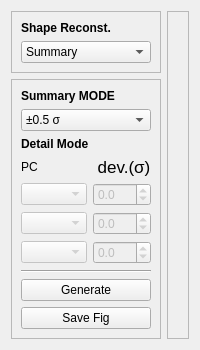
      <widget class="QWidget" name="tab_3">
       <attribute name="title">
        <string>Shape</string>
       </attribute>
       <layout class="QGridLayout" name="gridLayout_10">
        <item row="0" column="0">
         <widget class="QFrame" name="frame_9">
          <property name="maximumSize">
           <size>
            <width>150</width>
            <height>70</height>
           </size>
          </property>
          <property name="frameShape">
           <enum>QFrame::StyledPanel</enum>
          </property>
          <property name="frameShadow">
           <enum>QFrame::Raised</enum>
          </property>
          <layout class="QGridLayout" name="gridLayout_15">
           <item row="0" column="0">
            <widget class="QLabel" name="label_36">
             <property name="font">
              <font>
               <weight>75</weight>
               <bold>true</bold>
              </font>
             </property>
             <property name="text">
              <string>Shape Reconst.</string>
             </property>
            </widget>
           </item>
           <item row="1" column="0">
            <widget class="QComboBox" name="cmb_recType">
             <item>
              <property name="text">
               <string>Summary</string>
              </property>
             </item>
             <item>
              <property name="text">
               <string>Detail</string>
              </property>
             </item>
            </widget>
           </item>
          </layout>
         </widget>
        </item>
        <item row="0" column="1" rowspan="2">
         <widget class="QFrame" name="fg_1_1">
          <property name="frameShape">
           <enum>QFrame::StyledPanel</enum>
          </property>
          <property name="frameShadow">
           <enum>QFrame::Raised</enum>
          </property>
         </widget>
        </item>
        <item row="1" column="0">
         <widget class="QFrame" name="frame_2">
          <property name="maximumSize">
           <size>
            <width>150</width>
            <height>16777215</height>
           </size>
          </property>
          <property name="frameShape">
           <enum>QFrame::StyledPanel</enum>
          </property>
          <property name="frameShadow">
           <enum>QFrame::Raised</enum>
          </property>
          <layout class="QGridLayout" name="gridLayout_8">
           <item row="10" column="0" colspan="2">
            <widget class="QPushButton" name="button_saveReconst">
             <property name="text">
              <string>Save Fig</string>
             </property>
            </widget>
           </item>
           <item row="6" column="0">
            <widget class="QComboBox" name="cmb_IIIP">
             <property name="enabled">
              <bool>false</bool>
             </property>
            </widget>
           </item>
           <item row="6" column="1">
            <widget class="QDoubleSpinBox" name="dsb_IIId">
             <property name="enabled">
              <bool>false</bool>
             </property>
             <property name="decimals">
              <number>1</number>
             </property>
             <property name="minimum">
              <double>-5.000000000000000</double>
             </property>
             <property name="maximum">
              <double>5.000000000000000</double>
             </property>
             <property name="singleStep">
              <double>0.100000000000000</double>
             </property>
            </widget>
           </item>
           <item row="1" column="0" colspan="2">
            <widget class="QComboBox" name="cmb_sumDev">
             <item>
              <property name="text">
               <string>±0.5 σ</string>
              </property>
             </item>
             <item>
              <property name="text">
               <string>±1.0 σ</string>
              </property>
             </item>
             <item>
              <property name="text">
               <string>±1.5 σ</string>
              </property>
             </item>
             <item>
              <property name="text">
               <string>±2.0 σ</string>
              </property>
             </item>
             <item>
              <property name="text">
               <string>±2.5 σ</string>
              </property>
             </item>
             <item>
              <property name="text">
               <string>±3.0 σ</string>
              </property>
             </item>
            </widget>
           </item>
           <item row="9" column="0" colspan="2">
            <widget class="QPushButton" name="button_generate">
             <property name="text">
              <string>Generate</string>
             </property>
            </widget>
           </item>
           <item row="3" column="1">
            <widget class="QLabel" name="label_26">
             <property name="font">
              <font>
               <pointsize>13</pointsize>
               <weight>50</weight>
               <bold>false</bold>
              </font>
             </property>
             <property name="text">
              <string> dev.(σ)</string>
             </property>
            </widget>
           </item>
           <item row="4" column="1">
            <widget class="QDoubleSpinBox" name="dsb_Id">
             <property name="enabled">
              <bool>false</bool>
             </property>
             <property name="decimals">
              <number>1</number>
             </property>
             <property name="minimum">
              <double>-5.000000000000000</double>
             </property>
             <property name="maximum">
              <double>5.000000000000000</double>
             </property>
             <property name="singleStep">
              <double>0.100000000000000</double>
             </property>
            </widget>
           </item>
           <item row="2" column="0" colspan="2">
            <widget class="QLabel" name="label_27">
             <property name="font">
              <font>
               <weight>75</weight>
               <bold>true</bold>
              </font>
             </property>
             <property name="text">
              <string>Detail Mode</string>
             </property>
            </widget>
           </item>
           <item row="3" column="0">
            <widget class="QLabel" name="label_25">
             <property name="text">
              <string>PC</string>
             </property>
            </widget>
           </item>
           <item row="0" column="0" colspan="2">
            <widget class="QLabel" name="label_23">
             <property name="font">
              <font>
               <weight>75</weight>
               <bold>true</bold>
              </font>
             </property>
             <property name="text">
              <string>Summary MODE</string>
             </property>
            </widget>
           </item>
           <item row="5" column="1">
            <widget class="QDoubleSpinBox" name="dsb_IId">
             <property name="enabled">
              <bool>false</bool>
             </property>
             <property name="decimals">
              <number>1</number>
             </property>
             <property name="minimum">
              <double>-5.000000000000000</double>
             </property>
             <property name="maximum">
              <double>5.000000000000000</double>
             </property>
             <property name="singleStep">
              <double>0.100000000000000</double>
             </property>
            </widget>
           </item>
           <item row="4" column="0">
            <widget class="QComboBox" name="cmb_IP">
             <property name="enabled">
              <bool>false</bool>
             </property>
            </widget>
           </item>
           <item row="5" column="0">
            <widget class="QComboBox" name="cmb_IIP">
             <property name="enabled">
              <bool>false</bool>
             </property>
            </widget>
           </item>
           <item row="7" column="0" colspan="2">
            <widget class="Line" name="line_6">
             <property name="orientation">
              <enum>Qt::Horizontal</enum>
             </property>
            </widget>
           </item>
          </layout>
         </widget>
        </item>
       </layout>
      </widget>
